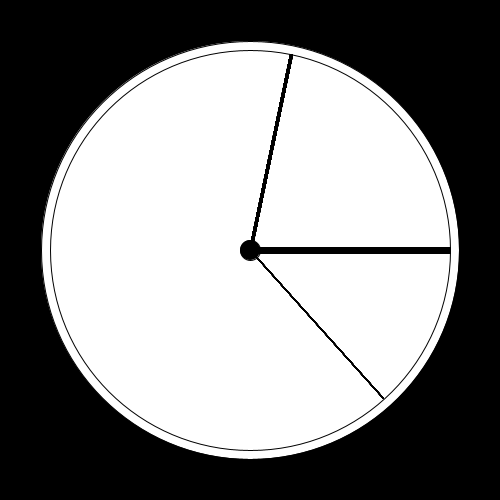
Frame 1 (no input)
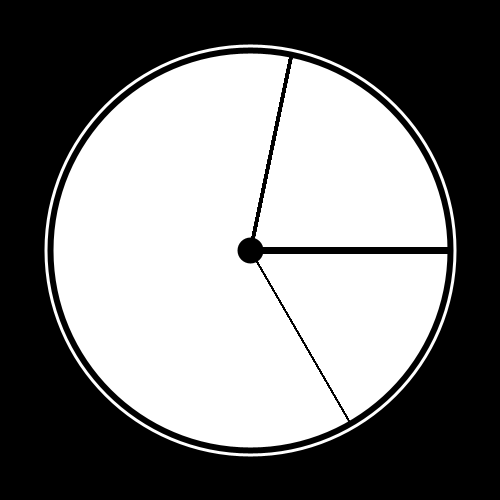
Frame 60 (the mouse pressed at the canvas centre just before this capture)
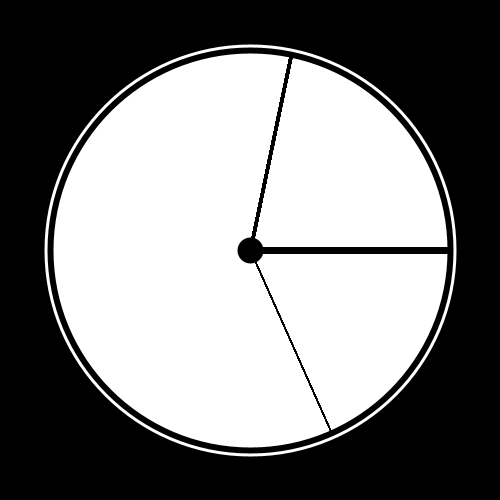
Frame 120 (the mouse held since frame 60 and released just before this capture)

The Processing sketch that drew these frames (run headless with seeded random() and noise(); from frame 60 on, the mouse is pressed at the canvas centre):

// Processing sketch: processing_142775
// ── processing_142775.pde

void setup() {
  size (500,500);
  background (255,255,255);
  smooth();
  
  
  
}

void draw() 
{
  background (0,0,0);
  translate(width/2, height/2);
  
  fill(255,255,255);
  ellipse(0,0,418,418);
  
  fill(255,255,255);
  ellipse(0,0,400,400);
  
  fill(0,0,0);
  ellipse (0,0,20,20);
  
  for ( int i=0; i<360; i+=6)
  {
    pushMatrix();
    rotate (radians (6*second()-90));
    strokeWeight(1); 
    strokeCap(SQUARE);
    stroke(0, 0, 0);
    line(0, 0, 200, 0);
    popMatrix();
    
    pushMatrix();
    rotate (radians (6*minute()-90));
    strokeWeight(3); 
    strokeCap(SQUARE);
    stroke(0, 0, 0);
    line(0, 0, 200, 0);
    popMatrix();
    
    pushMatrix();
    rotate (radians (30*hour()-90));
    strokeWeight(6); 
    strokeCap(SQUARE);
    stroke(0, 0, 0);
    line(0, 0, 200, 0);
    popMatrix();  
  }
}
